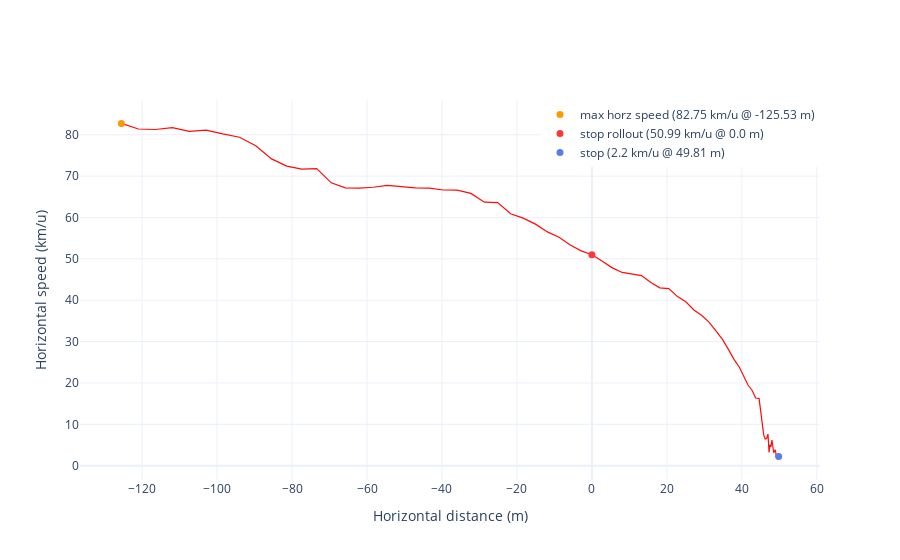

Source (notebook cell):
### Markdown cell above
### Horizontal Speed

This plot illustrates your horizontal speed throughout the maneuver, helping you identify areas where you can improve your speed and agility.

### Code cell
landing_viz.plt_speed()

### Figure 1 — Plotly figure (JSON) as saved in the notebook; plotly's stock layout.template omitted (floating-point values rounded to 4 significant figures)
{"data": [{"hovertemplate": "Horz speed: %{y:.2f} km/u <extra></extra>", "line": {"color": "#FF0B0B", "width": 1.2}, "showlegend": false, "type": "scatter", "x": [-125.5, -121.0, -116.5, -111.9, -107.4, -102.9, -98.45, -94.02, -89.67, -85.47, -81.4, -77.4, -73.42, -69.53, -65.77, -62.04, -58.31, -54.56, -50.81, -47.08, -43.35, -39.64, -35.94, -32.27, -28.68, -25.14, -21.68, -18.34, -15.05, -11.87, -8.771, -5.763, -2.85, 0, 2.784, 5.461, 8.087, 10.67, 13.21, 15.72, 18.13, 20.51, 22.84, 25.06, 27.2, 29.26, 31.22, 33.09, 34.83, 36.46, 37.94, 39.31, 40.55, 41.68, 42.72, 43.68, 44.59, 45.33, 45.83, 46.22, 46.58, 46.97, 47.26, 47.48, 47.74, 48.03, 48.3, 48.49, 48.67, 48.88, 49.08, 49.22, 49.33, 49.45, 49.6, 49.71], "y": [82.75, 81.39, 81.27, 81.71, 80.81, 81.11, 80.2, 79.39, 77.35, 74.16, 72.42, 71.68, 71.82, 68.37, 67.14, 67.11, 67.31, 67.75, 67.44, 67.15, 67.08, 66.65, 66.59, 65.82, 63.71, 63.61, 60.91, 59.84, 58.39, 56.51, 55.24, 53.33, 51.93, 50.99, 49.44, 47.82, 46.72, 46.3, 45.95, 44.29, 43.0, 42.82, 40.88, 39.64, 37.65, 36.35, 34.72, 32.58, 30.55, 28.05, 25.64, 23.86, 21.33, 19.45, 18.25, 16.37, 16.29, 10.96, 7.438, 6.43, 6.542, 7.643, 3.205, 5.046, 4.556, 6.217, 4.412, 3.135, 3.516, 3.877, 3.027, 1.985, 2.407, 2.446, 2.277, 1.583]}, {"marker": {"color": "#FF9900", "size": 7}, "mode": "markers", "name": "max horz speed (82.75 km/u @ -125.53 m)", "type": "scatter", "x": [-125.5], "y": [82.75]}, {"marker": {"color": "#FF3737", "size": 7}, "mode": "markers", "name": "stop rollout (50.99 km/u @ 0.0 m)", "type": "scatter", "x": [0], "y": [50.99]}, {"marker": {"color": "#5C7AEA", "size": 7}, "mode": "markers", "name": "stop (2.2 km/u @ 49.81 m)", "type": "scatter", "x": [49.81], "y": [2.196]}], "layout": {"autosize": true, "hovermode": "x unified", "legend": {"x": 1, "xanchor": "right", "y": 1, "yanchor": "top"}, "xaxis": {"autorange": true, "range": [-136.3, 60.61], "title": {"text": "Horizontal distance (m)"}, "type": "linear"}, "yaxis": {"autorange": true, "range": [-3.487, 88.43], "title": {"text": "Horizontal speed (km/u)"}, "type": "linear"}}}
